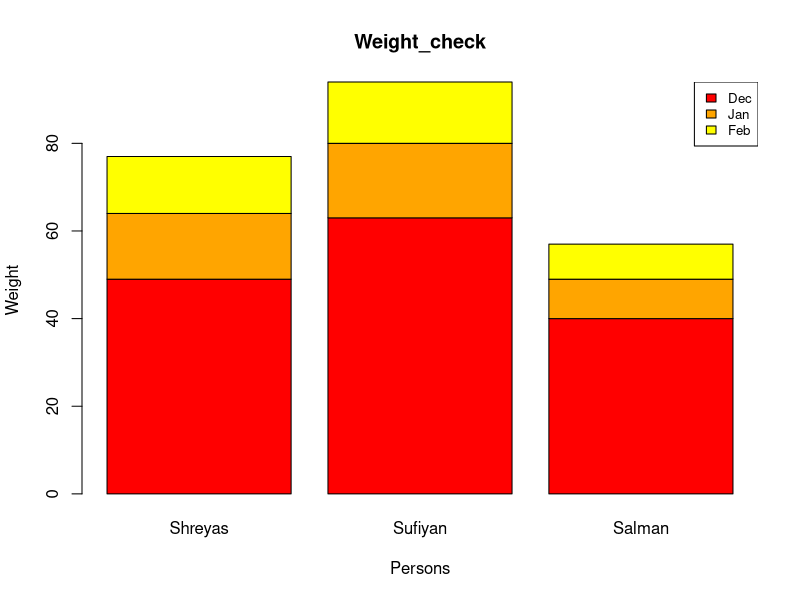

This chart was generated by the following R code:
weight=matrix(c(49,63,40,15,17,9,13,14,8),nrow=3,ncol=3,byrow=TRUE)
color=c("red","orange","yellow")
mon=c("Dec","Jan","Feb")
barplot(weight,names.arg=c("Shreyas","Sufiyan","Salman"),xlab="Persons",ylab="Weight",main="Weight_check",col=color)
legend("topright",mon,cex=0.8,fill=color)